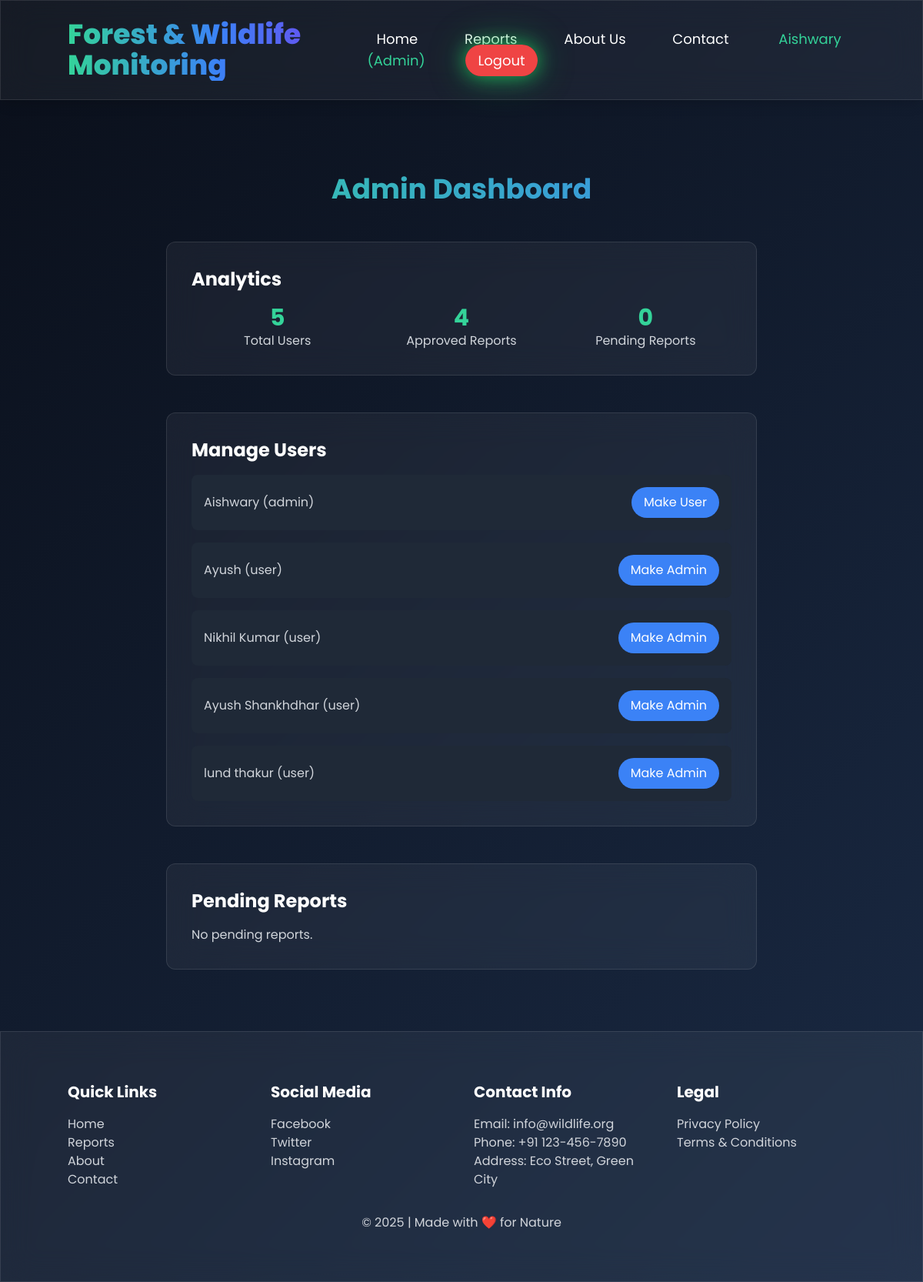
/admin-dashboard.php (signed in), run on the app's committed database.
### tables this page shows
CREATE TABLE `users` (
  `id` int(11) NOT NULL,
  `username` varchar(50) NOT NULL,
  `password` varchar(255) NOT NULL,
  `role` enum('user','admin') DEFAULT 'user'
);

### admin-dashboard.php (the view, shortened to what this page needs)
<?php
$conn = new mysqli("localhost", "root", "", "wildlife_db");
$user_id = $_SESSION['user_id'];
$user_sql = "SELECT username, role FROM users WHERE id = ?";
$stmt = $conn->prepare($user_sql);
$stmt->bind_param("i", $user_id);
$stmt->execute();
$user = $stmt->get_result()->fetch_assoc();
$username = htmlspecialchars($user['username']);
$users_sql = "SELECT id, username, role FROM users";
$users_result = $conn->query($users_sql);
$reports_sql = "SELECT * FROM reports WHERE status = 'pending'";
$reports_result = $conn->query($reports_sql);
$analytics_sql = "SELECT
    (SELECT COUNT(*) FROM users) as total_users,
    (SELECT COUNT(*) FROM reports WHERE status = 'approved') as approved_reports,
    (SELECT COUNT(*) FROM reports WHERE status = 'pending') as pending_reports";
$analytics = $conn->query($analytics_sql)->fetch_assoc();
?>
<!DOCTYPE html>
<html lang="en">
<head>
    <link href="https://cdn.jsdelivr.net/npm/tailwindcss@2.2.19/dist/tailwind.min.css" rel="stylesheet">
    <link rel="stylesheet" href="https://cdnjs.cloudflare.com/ajax/libs/animate.css/4.1.1/animate.min.css"/>
</head>
<body class="text-white relative min-h-screen">
    <nav class="relative z-20 glass p-4 md:p-6 shadow-lg fixed w-full top-0">
        <div class="container mx-auto flex flex-col md:flex-row justify-between items-center">
            <h1 class="text-3xl md:text-4xl font-extrabold bg-gradient-to-r from-green-400 via-blue-500 to-purple-600 bg-clip-text text-transparent">Forest & Wildlife Monitoring</h1>
            <div class="mt-4 md:mt-0 space-x-4 md:space-x-8 text-base md:text-lg">
                <a href="index.php" class="neon-hover px-3 py-1 rounded-full hover:bg-green-500/20 transition">Home</a>
                <a href="reports.php" class="neon-hover px-3 py-1 rounded-full hover:bg-green-500/20 transition">Reports</a>
                <a href="about.php" class="neon-hover px-3 py-1 rounded-full hover:bg-green-500/20 transition">About Us</a>
                <a href="contact.php" class="neon-hover px-3 py-1 rounded-full hover:bg-green-500/20 transition">Contact</a>
                <span class="px-4 py-2 text-green-400"><?php echo $username; ?> (Admin)</span>
                <a href="logout.php" class="bg-red-500 px-4 py-2 rounded-full neon-glow nav-btn">Logout</a>
            </div>
        </div>
    </nav>
    <section class="relative z-20 container mx-auto py-20 pt-24 scroll-section">
        <h2 class="text-4xl font-bold text-center bg-gradient-to-r from-green-400 to-blue-500 bg-clip-text text-transparent mb-12">Admin Dashboard</h2>
        <div class="glass p-8 rounded-xl neon-hover mb-12 mx-auto max-w-3xl">
            <h3 class="text-2xl font-bold mb-4">Analytics</h3>
            <div class="grid grid-cols-1 md:grid-cols-3 gap-4">
                <div class="text-center">
                    <p class="text-3xl font-bold text-green-400"><?php echo $analytics['total_users']; ?></p>
                    <p class="text-gray-300">Total Users</p>
                </div>
                <div class="text-center">
                    <p class="text-3xl font-bold text-green-400"><?php echo $analytics['approved_reports']; ?></p>
                    <p class="text-gray-300">Approved Reports</p>
                </div>
                <div class="text-center">
                    <p class="text-3xl font-bold text-green-400"><?php echo $analytics['pending_reports']; ?></p>
                    <p class="text-gray-300">Pending Reports</p>
                </div>
            </div>
        </div>
        <div class="glass p-8 rounded-xl neon-hover mb-12 mx-auto max-w-3xl">
            <h3 class="text-2xl font-bold mb-4">Manage Users</h3>
            <?php if ($users_result->num_rows > 0): ?>
                <div class="grid grid-cols-1 gap-4">
                    <?php while ($user = $users_result->fetch_assoc()): ?>
                        <div class="bg-gray-800 p-4 rounded-lg flex justify-between items-center">
                            <p class="text-gray-300"><?php echo htmlspecialchars($user['username']); ?> (<?php echo $user['role']; ?>)</p>
                            <form method="POST">
                                <button type="submit" name="toggle_role" class="bg-blue-500 px-4 py-2 rounded-full text-white hover:bg-blue-600"><?php echo $user['role'] === 'user' ? 'Make Admin' : 'Make User'; ?></button>
                            </form>
                        </div>
                    <?php endwhile; ?>
                </div>
            <?php else: ?>
                <p class="text-gray-300">No users found.</p>
            <?php endif; ?>
        </div>
        <div class="glass p-8 rounded-xl neon-hover mx-auto max-w-3xl">
            <h3 class="text-2xl font-bold mb-4">Pending Reports</h3>
            <?php if ($reports_result->num_rows > 0): ?>
                <div class="grid grid-cols-1 gap-4">
                    <?php while ($report = $reports_result->fetch_assoc()): ?>
                        <div class="bg-gray-800 p-4 rounded-lg flex justify-between items-center">
                            <div>
                                <p class="text-gray-300"><?php echo htmlspecialchars($report['description']); ?> (<?php echo $report['species']; ?>)</p>
                                <p class="text-sm text-gray-400">Location: <?php echo $report['location_lat'] . ", " . $report['location_lng']; ?></p>
                            </div>
                            <div class="space-x-2">
                                <form method="POST" class="inline">
                                    <input type="hidden" name="report_id" value="<?php echo $report['id']; ?>">
                                    <button type="submit" name="approve_report" class="bg-green-500 px-4 py-2 rounded-full text-white hover:bg-green-600">Approve</button>
                                </form>
                                <form method="POST" class="inline">
                                    <input type="hidden" name="report_id" value="<?php echo $report['id']; ?>">
                                    <button type="submit" name="disapprove_report" class="bg-red-500 px-4 py-2 rounded-full text-white hover:bg-red-600">Disapprove</button>
                                </form>
                            </div>
                        </div>
                    <?php endwhile; ?>
                </div>
            <?php else: ?>
                <p class="text-gray-300">No pending reports.</p>
            <?php endif; ?>
        </div>
    </section>
    <footer class="relative z-20 glass py-16">
        <div class="container mx-auto grid grid-cols-1 md:grid-cols-4 gap-8 text-center md:text-left">
            <div>
                <h3 class="text-xl font-bold mb-4">Quick Links</h3>
                <a href="index.php" class="block text-gray-300 hover:text-green-400">Home</a>
                <a href="reports.php" class="block text-gray-300 hover:text-green-400">Reports</a>
                <a href="about.php" class="block text-gray-300 hover:text-green-400">About</a>
                <a href="contact.php" class="block text-gray-300 hover:text-green-400">Contact</a>
            </div>
            <div>
                <h3 class="text-xl font-bold mb-4">Social Media</h3>
                <a href="#" class="block text-gray-300 hover:text-green-400">Facebook</a>
                <a href="#" class="block text-gray-300 hover:text-green-400">Twitter</a>
                <a href="#" class="block text-gray-300 hover:text-green-400">Instagram</a>
            </div>
            <div>
                <h3 class="text-xl font-bold mb-4">Contact Info</h3>
                <p class="text-gray-300">Email: info@wildlife.org</p>
                <p class="text-gray-300">Phone: +91 123-456-7890</p>
                <p class="text-gray-300">Address: Eco Street, Green City</p>
            </div>
            <div>
                <h3 class="text-xl font-bold mb-4">Legal</h3>
                <a href="#" class="block text-gray-300 hover:text-green-400">Privacy Policy</a>
                <a href="#" class="block text-gray-300 hover:text-green-400">Terms & Conditions</a>
            </div>
        </div>
        <p class="text-center text-gray-300 mt-8">© 2025 | Made with ❤️ for Nature</p>
    </footer>
</body>
</html>

### admin-dashboard.php (style rules this page uses)
body { background: linear-gradient(135deg, #0a0f1a 0%, #1a2a44 100%); font-family: 'Poppins', sans-serif; overflow-x: hidden; }
.glass { background: rgba(255, 255, 255, 0.05); backdrop-filter: blur(20px); border: 1px solid rgba(255, 255, 255, 0.1); }
.neon-glow { box-shadow: 0 0 25px rgba(34, 197, 94, 0.8), 0 0 50px rgba(34, 197, 94, 0.4); }
.nav-btn { transition: transform 0.3s ease, box-shadow 0.3s ease; }
.scroll-section { opacity: 0; transform: translateY(60px); transition: opacity 0.8s ease, transform 0.8s ease; }
.scroll-section.visible { opacity: 1; transform: translateY(0); }

### data on the page
users: username "Aishwary", role "admin", shows "Make User"
users: username "Ayush", role "user", shows "Make Admin"
users: username "Nikhil Kumar", role "user", shows "Make Admin"
users: username "Ayush Shankhdhar", role "user", shows "Make Admin"
users: username "lund thakur", role "user", shows "Make Admin"

### other printed values
$analytics['total_users'] "5"
$analytics['approved_reports'] "4"
$analytics['pending_reports'] "0"
